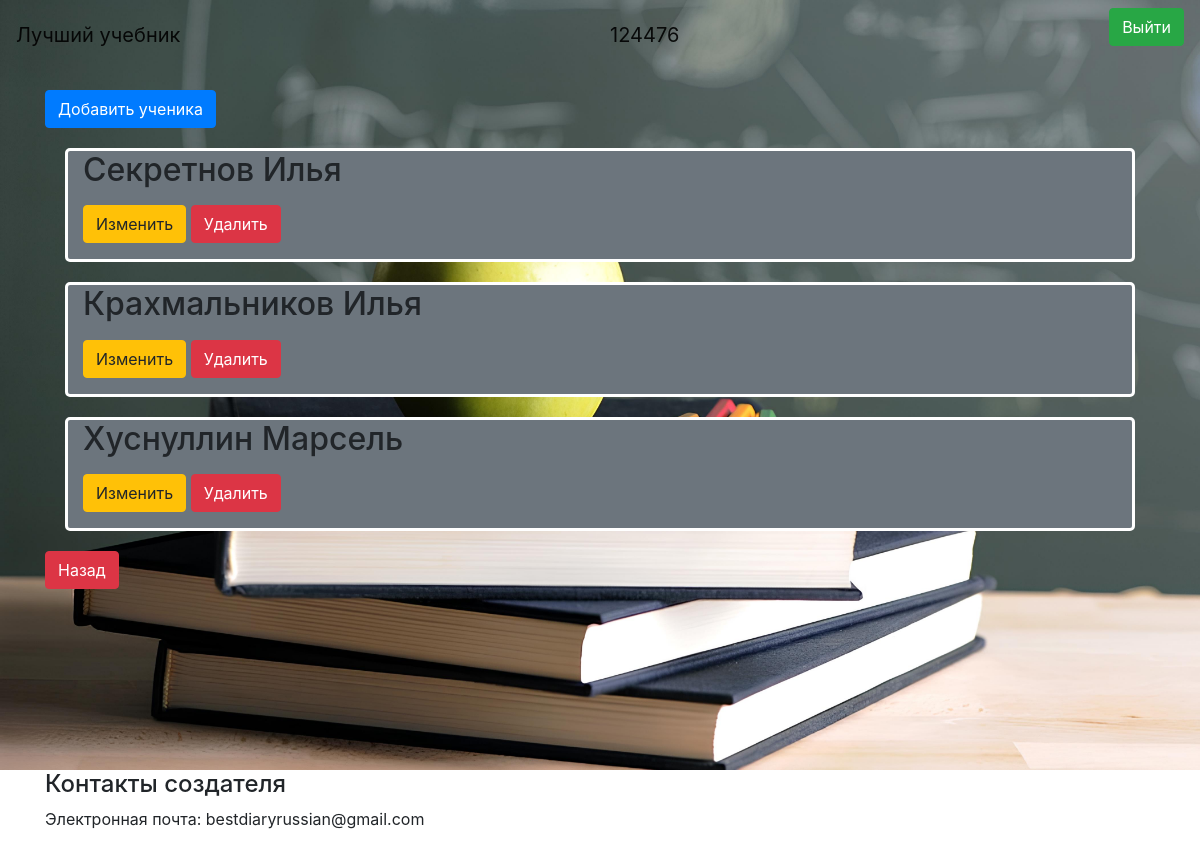
Screenshot of /allUsers (signed in) with the database file from the repository.
### data/users.py (models this page shows, shortened)
class User(SqlAlchemyBase, UserMixin):
    __tablename__ = 'users'
    id = sqlalchemy.Column(sqlalchemy.Integer,
                           primary_key=True, autoincrement=True)
    classId = sqlalchemy.Column(sqlalchemy.Integer, nullable=True)
    surname = sqlalchemy.Column(sqlalchemy.String, nullable=True)
    name = sqlalchemy.Column(sqlalchemy.String, nullable=True)
    login = sqlalchemy.Column(sqlalchemy.String, nullable=True)
    email = sqlalchemy.Column(sqlalchemy.String, nullable=True)
    hashed_password = sqlalchemy.Column(sqlalchemy.String, nullable=True)

### main.py (the view)
@app.route("/allUsers")
def allUsers():
    coc = request.cookies.get("coc", 0)
    if coc:
        us = coc.split(';')[1]
        nameUs = coc.split(';')[2]
        db_sess = db_session.create_session()
        a = []
        for i in db_sess.query(User):
            a.append([i.id, i.surname, i.name])
        return render_template('allUsers.html',
                               title='Ученики',
                               news=a, us=us, nameUs=nameUs, bg='img')
    else:
        return redirect("/")

### data/db_session.py (called while the page is built)
def create_session() -> Session:
    global __factory
    return __factory()

### main.py (called while the page is built)
@login_manager.user_loader
def load_user(user_id):
    db_sess = db_session.create_session()
    return db_sess.query(User).get(user_id)

### templates/allUsers.html (shortened to what this page needs)
<html lang="en">
<head>
</head>
<body>
{% extends "base.html" %}
{% block content %}
{% if us == "developer" %}
<a href="/register" class="btn btn-primary">Добавить ученика</a>
{% for item in news%}
<div class="bg-secondary" style="margin: 20px;border-radius: 5px;border-style: solid;border-color: white;">
    <h2 class="col-6 mb-3">{{item[1]}} {{item[2]}}</h2>
    <div class="col-6 mb-3">
        <a href="/newUser/{{ item[0] }}" class="btn btn-warning">
            Изменить
        </a>
        <a href="/user_delete/{{ item[0] }}" class="btn btn-danger">
            Удалить
        </a>
    </div>
</div>
{% endfor %}
<a href="/developer" class="btn btn-danger">
    Назад
</a>
{% endif %}
{% endblock %}

### rows the page displays
User: surname "Секретнов", name "Илья"
User: surname "Крахмальников", name "Илья"
User: surname "Хуснуллин", name "Марсель"

### other values shown
{{ nameUs }} "124476"
